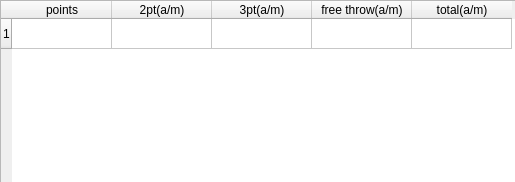
<?xml version="1.0" encoding="UTF-8"?>
<ui version="4.0">
 <class>Dialog</class>
 <widget class="QDialog" name="Dialog">
  <property name="geometry">
   <rect>
    <x>0</x>
    <y>0</y>
    <width>515</width>
    <height>182</height>
   </rect>
  </property>
  <property name="windowTitle">
   <string>Dialog</string>
  </property>
  <widget class="QTableWidget" name="tableWidget">
   <property name="geometry">
    <rect>
     <x>0</x>
     <y>0</y>
     <width>601</width>
     <height>192</height>
    </rect>
   </property>
   <row>
    <property name="text">
     <string>1</string>
    </property>
   </row>
   <column>
    <property name="text">
     <string>points</string>
    </property>
   </column>
   <column>
    <property name="text">
     <string>2pt(a/m)</string>
    </property>
   </column>
   <column>
    <property name="text">
     <string>3pt(a/m)</string>
    </property>
   </column>
   <column>
    <property name="text">
     <string>free throw(a/m)</string>
    </property>
   </column>
   <column>
    <property name="text">
     <string>total(a/m)</string>
    </property>
   </column>
  </widget>
 </widget>
 <resources/>
 <connections/>
</ui>
